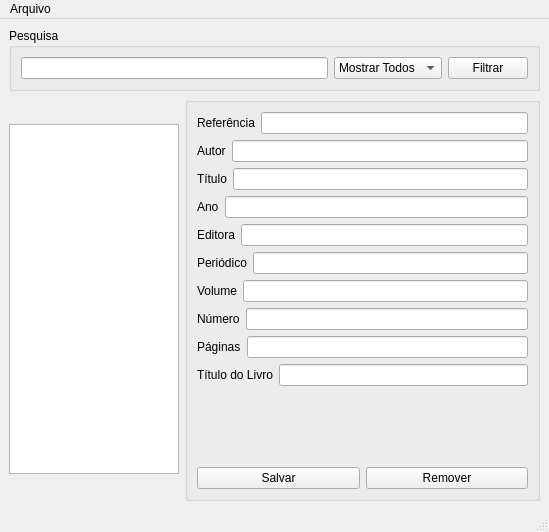
<?xml version="1.0" encoding="UTF-8"?>
<ui version="4.0">
 <class>MainWindow</class>
 <widget class="QMainWindow" name="MainWindow">
  <property name="geometry">
   <rect>
    <x>0</x>
    <y>0</y>
    <width>549</width>
    <height>532</height>
   </rect>
  </property>
  <property name="sizePolicy">
   <sizepolicy hsizetype="Fixed" vsizetype="Fixed">
    <horstretch>0</horstretch>
    <verstretch>0</verstretch>
   </sizepolicy>
  </property>
  <property name="windowTitle">
   <string>MainWindow</string>
  </property>
  <widget class="QWidget" name="centralwidget">
   <layout class="QGridLayout" name="gridLayout">
    <item row="1" column="0">
     <widget class="QListView" name="lwAllBibtex">
      <property name="sizePolicy">
       <sizepolicy hsizetype="Fixed" vsizetype="Fixed">
        <horstretch>0</horstretch>
        <verstretch>0</verstretch>
       </sizepolicy>
      </property>
      <property name="minimumSize">
       <size>
        <width>100</width>
        <height>350</height>
       </size>
      </property>
      <property name="maximumSize">
       <size>
        <width>170</width>
        <height>16777215</height>
       </size>
      </property>
     </widget>
    </item>
    <item row="0" column="0" colspan="2">
     <widget class="QGroupBox" name="groupBox_2">
      <property name="title">
       <string>Pesquisa</string>
      </property>
      <layout class="QHBoxLayout" name="horizontalLayout_10">
       <item>
        <widget class="QLineEdit" name="leQuery"/>
       </item>
       <item>
        <widget class="QComboBox" name="cbSearch">
         <item>
          <property name="text">
           <string>Mostrar Todos</string>
          </property>
         </item>
         <item>
          <property name="text">
           <string>Autor</string>
          </property>
         </item>
         <item>
          <property name="text">
           <string>Ano</string>
          </property>
         </item>
         <item>
          <property name="text">
           <string>Veículo</string>
          </property>
         </item>
         <item>
          <property name="text">
           <string>Título</string>
          </property>
         </item>
        </widget>
       </item>
       <item>
        <widget class="QPushButton" name="pbSearch">
         <property name="text">
          <string>Filtrar</string>
         </property>
        </widget>
       </item>
      </layout>
     </widget>
    </item>
    <item row="1" column="1">
     <widget class="QGroupBox" name="groupBox">
      <property name="title">
       <string/>
      </property>
      <layout class="QGridLayout" name="gridLayout_2">
       <item row="0" column="0" colspan="2">
        <layout class="QHBoxLayout" name="horizontalLayout_11">
         <item>
          <widget class="QLabel" name="lbReference">
           <property name="text">
            <string>Referência</string>
           </property>
          </widget>
         </item>
         <item>
          <widget class="QLineEdit" name="leReference"/>
         </item>
        </layout>
       </item>
       <item row="1" column="0" colspan="2">
        <layout class="QHBoxLayout" name="horizontalLayout">
         <item>
          <widget class="QLabel" name="lbAuthor">
           <property name="text">
            <string>Autor</string>
           </property>
          </widget>
         </item>
         <item>
          <widget class="QLineEdit" name="leAuthor"/>
         </item>
        </layout>
       </item>
       <item row="2" column="0" colspan="2">
        <layout class="QHBoxLayout" name="horizontalLayout_2">
         <item>
          <widget class="QLabel" name="lbTitle">
           <property name="text">
            <string>Título</string>
           </property>
          </widget>
         </item>
         <item>
          <widget class="QLineEdit" name="leTitle"/>
         </item>
        </layout>
       </item>
       <item row="3" column="0" colspan="2">
        <layout class="QHBoxLayout" name="horizontalLayout_3">
         <item>
          <widget class="QLabel" name="lbYear">
           <property name="text">
            <string>Ano</string>
           </property>
          </widget>
         </item>
         <item>
          <widget class="QLineEdit" name="leYear"/>
         </item>
        </layout>
       </item>
       <item row="4" column="0" colspan="2">
        <layout class="QHBoxLayout" name="horizontalLayout_4">
         <item>
          <widget class="QLabel" name="lbPublisher">
           <property name="text">
            <string>Editora</string>
           </property>
          </widget>
         </item>
         <item>
          <widget class="QLineEdit" name="lePublisher"/>
         </item>
        </layout>
       </item>
       <item row="5" column="0" colspan="2">
        <layout class="QHBoxLayout" name="horizontalLayout_5">
         <item>
          <widget class="QLabel" name="lbJournal">
           <property name="text">
            <string>Periódico</string>
           </property>
          </widget>
         </item>
         <item>
          <widget class="QLineEdit" name="leJournal"/>
         </item>
        </layout>
       </item>
       <item row="6" column="0" colspan="2">
        <layout class="QHBoxLayout" name="horizontalLayout_6">
         <item>
          <widget class="QLabel" name="lbVolume">
           <property name="text">
            <string>Volume</string>
           </property>
          </widget>
         </item>
         <item>
          <widget class="QLineEdit" name="leVolume"/>
         </item>
        </layout>
       </item>
       <item row="7" column="0" colspan="2">
        <layout class="QHBoxLayout" name="horizontalLayout_7">
         <item>
          <widget class="QLabel" name="lbNumber">
           <property name="text">
            <string>Número</string>
           </property>
          </widget>
         </item>
         <item>
          <widget class="QLineEdit" name="leNumber"/>
         </item>
        </layout>
       </item>
       <item row="8" column="0" colspan="2">
        <layout class="QHBoxLayout" name="horizontalLayout_8">
         <item>
          <widget class="QLabel" name="lbPages">
           <property name="text">
            <string>Páginas</string>
           </property>
          </widget>
         </item>
         <item>
          <widget class="QLineEdit" name="lePages"/>
         </item>
        </layout>
       </item>
       <item row="9" column="0" colspan="2">
        <layout class="QHBoxLayout" name="horizontalLayout_9">
         <item>
          <widget class="QLabel" name="lbBookTitle">
           <property name="text">
            <string>Título do Livro</string>
           </property>
          </widget>
         </item>
         <item>
          <widget class="QLineEdit" name="leBookTitle"/>
         </item>
        </layout>
       </item>
       <item row="10" column="1">
        <spacer name="verticalSpacer">
         <property name="orientation">
          <enum>Qt::Vertical</enum>
         </property>
         <property name="sizeHint" stdset="0">
          <size>
           <width>20</width>
           <height>79</height>
          </size>
         </property>
        </spacer>
       </item>
       <item row="11" column="0">
        <widget class="QPushButton" name="pbSave">
         <property name="text">
          <string>Salvar</string>
         </property>
        </widget>
       </item>
       <item row="11" column="1">
        <widget class="QPushButton" name="pbRemove">
         <property name="text">
          <string>Remover</string>
         </property>
        </widget>
       </item>
      </layout>
      <zorder>verticalSpacer</zorder>
      <zorder>pbSave</zorder>
      <zorder>pbRemove</zorder>
     </widget>
    </item>
   </layout>
  </widget>
  <widget class="QMenuBar" name="menubar">
   <property name="geometry">
    <rect>
     <x>0</x>
     <y>0</y>
     <width>549</width>
     <height>21</height>
    </rect>
   </property>
   <widget class="QMenu" name="menuArquivo">
    <property name="title">
     <string>Arquivo</string>
    </property>
    <addaction name="action_Novo"/>
    <addaction name="action_Sair"/>
   </widget>
   <addaction name="menuArquivo"/>
  </widget>
  <widget class="QStatusBar" name="statusbar"/>
  <action name="action_Sair">
   <property name="text">
    <string>&amp;Sair</string>
   </property>
  </action>
  <action name="action_Novo">
   <property name="text">
    <string>&amp;Novo</string>
   </property>
  </action>
 </widget>
 <resources/>
 <connections>
  <connection>
   <sender>action_Sair</sender>
   <signal>triggered()</signal>
   <receiver>MainWindow</receiver>
   <slot>close()</slot>
   <hints>
    <hint type="sourcelabel">
     <x>-1</x>
     <y>-1</y>
    </hint>
    <hint type="destinationlabel">
     <x>274</x>
     <y>265</y>
    </hint>
   </hints>
  </connection>
 </connections>
</ui>
